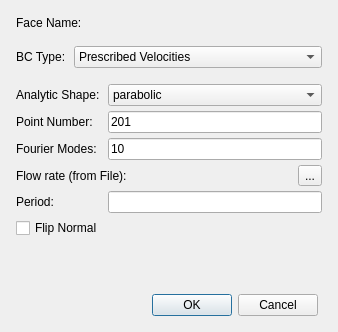
<?xml version="1.0" encoding="UTF-8"?>
<ui version="4.0">
 <class>svCapBCWidget</class>
 <widget class="QWidget" name="svCapBCWidget">
  <property name="geometry">
   <rect>
    <x>0</x>
    <y>0</y>
    <width>338</width>
    <height>332</height>
   </rect>
  </property>
  <property name="contextMenuPolicy">
   <enum>Qt::CustomContextMenu</enum>
  </property>
  <property name="windowTitle">
   <string>Set Inlet/Outlet BCs</string>
  </property>
  <layout class="QVBoxLayout" name="verticalLayout">
   <item>
    <widget class="QWidget" name="widget_5" native="true">
     <layout class="QHBoxLayout" name="horizontalLayout_3">
      <property name="spacing">
       <number>5</number>
      </property>
      <property name="leftMargin">
       <number>5</number>
      </property>
      <property name="topMargin">
       <number>5</number>
      </property>
      <property name="rightMargin">
       <number>5</number>
      </property>
      <property name="bottomMargin">
       <number>5</number>
      </property>
      <item>
       <widget class="QLabel" name="label_8">
        <property name="sizePolicy">
         <sizepolicy hsizetype="Fixed" vsizetype="Preferred">
          <horstretch>0</horstretch>
          <verstretch>0</verstretch>
         </sizepolicy>
        </property>
        <property name="text">
         <string>Face Name:</string>
        </property>
       </widget>
      </item>
      <item>
       <widget class="QLabel" name="labelFaceName">
        <property name="text">
         <string/>
        </property>
       </widget>
      </item>
     </layout>
    </widget>
   </item>
   <item>
    <widget class="QWidget" name="widget_3" native="true">
     <layout class="QHBoxLayout" name="horizontalLayout">
      <property name="spacing">
       <number>5</number>
      </property>
      <property name="leftMargin">
       <number>5</number>
      </property>
      <property name="topMargin">
       <number>5</number>
      </property>
      <property name="rightMargin">
       <number>5</number>
      </property>
      <property name="bottomMargin">
       <number>5</number>
      </property>
      <item>
       <widget class="QLabel" name="label">
        <property name="sizePolicy">
         <sizepolicy hsizetype="Fixed" vsizetype="Preferred">
          <horstretch>0</horstretch>
          <verstretch>0</verstretch>
         </sizepolicy>
        </property>
        <property name="text">
         <string>BC Type: </string>
        </property>
       </widget>
      </item>
      <item>
       <widget class="QComboBox" name="comboBoxBCType">
        <item>
         <property name="text">
          <string>Prescribed Velocities</string>
         </property>
        </item>
        <item>
         <property name="text">
          <string>Resistance</string>
         </property>
        </item>
        <item>
         <property name="text">
          <string>RCR</string>
         </property>
        </item>
        <item>
         <property name="text">
          <string>Coronary</string>
         </property>
        </item>
       </widget>
      </item>
     </layout>
    </widget>
   </item>
   <item>
    <widget class="QWidget" name="widget" native="true">
     <layout class="QVBoxLayout" name="verticalLayout_2">
      <property name="spacing">
       <number>0</number>
      </property>
      <property name="leftMargin">
       <number>0</number>
      </property>
      <property name="topMargin">
       <number>0</number>
      </property>
      <property name="rightMargin">
       <number>0</number>
      </property>
      <property name="bottomMargin">
       <number>0</number>
      </property>
      <item>
       <widget class="QStackedWidget" name="stackedWidget">
        <property name="currentIndex">
         <number>0</number>
        </property>
        <widget class="QWidget" name="page">
         <layout class="QGridLayout" name="gridLayout_2">
          <property name="leftMargin">
           <number>5</number>
          </property>
          <property name="topMargin">
           <number>5</number>
          </property>
          <property name="rightMargin">
           <number>5</number>
          </property>
          <property name="bottomMargin">
           <number>5</number>
          </property>
          <property name="spacing">
           <number>5</number>
          </property>
          <item row="1" column="0">
           <widget class="QLabel" name="label_3">
            <property name="text">
             <string>Point Number: </string>
            </property>
           </widget>
          </item>
          <item row="1" column="1">
           <widget class="QLineEdit" name="lineEditPointNumber">
            <property name="text">
             <string>201</string>
            </property>
           </widget>
          </item>
          <item row="9" column="0" colspan="2">
           <spacer name="verticalSpacer">
            <property name="orientation">
             <enum>Qt::Vertical</enum>
            </property>
            <property name="sizeHint" stdset="0">
             <size>
              <width>20</width>
              <height>40</height>
             </size>
            </property>
           </spacer>
          </item>
          <item row="0" column="0">
           <widget class="QLabel" name="label_2">
            <property name="text">
             <string>Analytic Shape: </string>
            </property>
           </widget>
          </item>
          <item row="0" column="1">
           <widget class="QComboBox" name="comboBoxShape">
            <item>
             <property name="text">
              <string>parabolic</string>
             </property>
            </item>
            <item>
             <property name="text">
              <string>plug</string>
             </property>
            </item>
            <item>
             <property name="text">
              <string>womersley</string>
             </property>
            </item>
           </widget>
          </item>
          <item row="6" column="0" colspan="2">
           <widget class="QCheckBox" name="checkBoxFlip">
            <property name="text">
             <string>Flip Normal</string>
            </property>
           </widget>
          </item>
          <item row="3" column="0">
           <widget class="QLabel" name="label_4">
            <property name="text">
             <string>Fourier Modes: </string>
            </property>
           </widget>
          </item>
          <item row="3" column="1">
           <widget class="QLineEdit" name="lineEditModeNumber">
            <property name="text">
             <string>10</string>
            </property>
           </widget>
          </item>
          <item row="5" column="0">
           <widget class="QLabel" name="label_9">
            <property name="text">
             <string>Period:</string>
            </property>
           </widget>
          </item>
          <item row="5" column="1">
           <widget class="QLineEdit" name="lineEditPeriod">
            <property name="enabled">
             <bool>true</bool>
            </property>
           </widget>
          </item>
          <item row="4" column="0" colspan="2">
           <widget class="QWidget" name="widget_4" native="true">
            <layout class="QHBoxLayout" name="horizontalLayout_2">
             <property name="spacing">
              <number>5</number>
             </property>
             <property name="leftMargin">
              <number>0</number>
             </property>
             <property name="topMargin">
              <number>0</number>
             </property>
             <property name="rightMargin">
              <number>0</number>
             </property>
             <property name="bottomMargin">
              <number>0</number>
             </property>
             <item>
              <widget class="QLabel" name="label_5">
               <property name="sizePolicy">
                <sizepolicy hsizetype="Fixed" vsizetype="Preferred">
                 <horstretch>0</horstretch>
                 <verstretch>0</verstretch>
                </sizepolicy>
               </property>
               <property name="text">
                <string>Flow rate (from File):  </string>
               </property>
              </widget>
             </item>
             <item>
              <widget class="QLabel" name="labelLoadFile">
               <property name="text">
                <string/>
               </property>
              </widget>
             </item>
             <item>
              <widget class="QToolButton" name="toolButtonBrowse">
               <property name="text">
                <string>...</string>
               </property>
              </widget>
             </item>
            </layout>
           </widget>
          </item>
         </layout>
        </widget>
        <widget class="QWidget" name="page_2">
         <layout class="QGridLayout" name="gridLayout_3">
          <property name="leftMargin">
           <number>5</number>
          </property>
          <property name="topMargin">
           <number>5</number>
          </property>
          <property name="rightMargin">
           <number>5</number>
          </property>
          <property name="bottomMargin">
           <number>5</number>
          </property>
          <property name="spacing">
           <number>5</number>
          </property>
          <item row="1" column="0">
           <widget class="QLabel" name="label_7">
            <property name="text">
             <string>Distal Pressure:</string>
            </property>
           </widget>
          </item>
          <item row="1" column="1">
           <widget class="QLineEdit" name="lineEditPressure">
            <property name="text">
             <string>0</string>
            </property>
           </widget>
          </item>
          <item row="0" column="0">
           <widget class="QLabel" name="labelBCValues">
            <property name="text">
             <string>BC Values: </string>
            </property>
           </widget>
          </item>
          <item row="0" column="1">
           <widget class="QLineEdit" name="lineEditBCValues">
            <property name="text">
             <string>0</string>
            </property>
           </widget>
          </item>
          <item row="6" column="0" colspan="2">
           <spacer name="verticalSpacer_2">
            <property name="orientation">
             <enum>Qt::Vertical</enum>
            </property>
            <property name="sizeHint" stdset="0">
             <size>
              <width>20</width>
              <height>40</height>
             </size>
            </property>
           </spacer>
          </item>
          <item row="2" column="0" colspan="2">
           <widget class="QWidget" name="widgetPressure" native="true">
            <layout class="QGridLayout" name="gridLayout_4">
             <property name="leftMargin">
              <number>0</number>
             </property>
             <property name="topMargin">
              <number>0</number>
             </property>
             <property name="rightMargin">
              <number>0</number>
             </property>
             <property name="bottomMargin">
              <number>0</number>
             </property>
             <property name="spacing">
              <number>5</number>
             </property>
             <item row="1" column="0">
              <widget class="QLabel" name="labelPeriodCOR">
               <property name="text">
                <string>P&lt;sub&gt;im&lt;/sub&gt; Period:</string>
               </property>
              </widget>
             </item>
             <item row="1" column="1">
              <widget class="QLineEdit" name="lineEditPressurePeriod"/>
             </item>
             <item row="2" column="0">
              <widget class="QLabel" name="label_10">
               <property name="text">
                <string>P&lt;sub&gt;im&lt;/sub&gt; Scaling:</string>
               </property>
              </widget>
             </item>
             <item row="2" column="1">
              <widget class="QLineEdit" name="lineEditPressureScaling"/>
             </item>
             <item row="0" column="0" colspan="2">
              <widget class="QWidget" name="widgetPressureFile" native="true">
               <layout class="QHBoxLayout" name="horizontalLayout_4">
                <property name="spacing">
                 <number>5</number>
                </property>
                <property name="leftMargin">
                 <number>0</number>
                </property>
                <property name="topMargin">
                 <number>0</number>
                </property>
                <property name="rightMargin">
                 <number>0</number>
                </property>
                <property name="bottomMargin">
                 <number>0</number>
                </property>
                <item>
                 <widget class="QLabel" name="label_6">
                  <property name="sizePolicy">
                   <sizepolicy hsizetype="Fixed" vsizetype="Preferred">
                    <horstretch>0</horstretch>
                    <verstretch>0</verstretch>
                   </sizepolicy>
                  </property>
                  <property name="text">
                   <string>P&lt;sub&gt;im&lt;/sub&gt; (from file):</string>
                  </property>
                 </widget>
                </item>
                <item>
                 <widget class="QLabel" name="labelLoadPressureFile">
                  <property name="text">
                   <string/>
                  </property>
                 </widget>
                </item>
                <item>
                 <widget class="QToolButton" name="toolButtonBrowsePressureFile">
                  <property name="text">
                   <string>...</string>
                  </property>
                 </widget>
                </item>
               </layout>
              </widget>
             </item>
            </layout>
           </widget>
          </item>
         </layout>
        </widget>
       </widget>
      </item>
     </layout>
    </widget>
   </item>
   <item>
    <widget class="QWidget" name="widget_2" native="true">
     <layout class="QGridLayout" name="gridLayout">
      <property name="leftMargin">
       <number>5</number>
      </property>
      <property name="topMargin">
       <number>5</number>
      </property>
      <property name="bottomMargin">
       <number>5</number>
      </property>
      <property name="spacing">
       <number>5</number>
      </property>
      <item row="0" column="0">
       <widget class="QDialogButtonBox" name="buttonBox">
        <property name="standardButtons">
         <set>QDialogButtonBox::Cancel|QDialogButtonBox::Ok</set>
        </property>
       </widget>
      </item>
     </layout>
    </widget>
   </item>
  </layout>
 </widget>
 <resources/>
 <connections/>
</ui>
